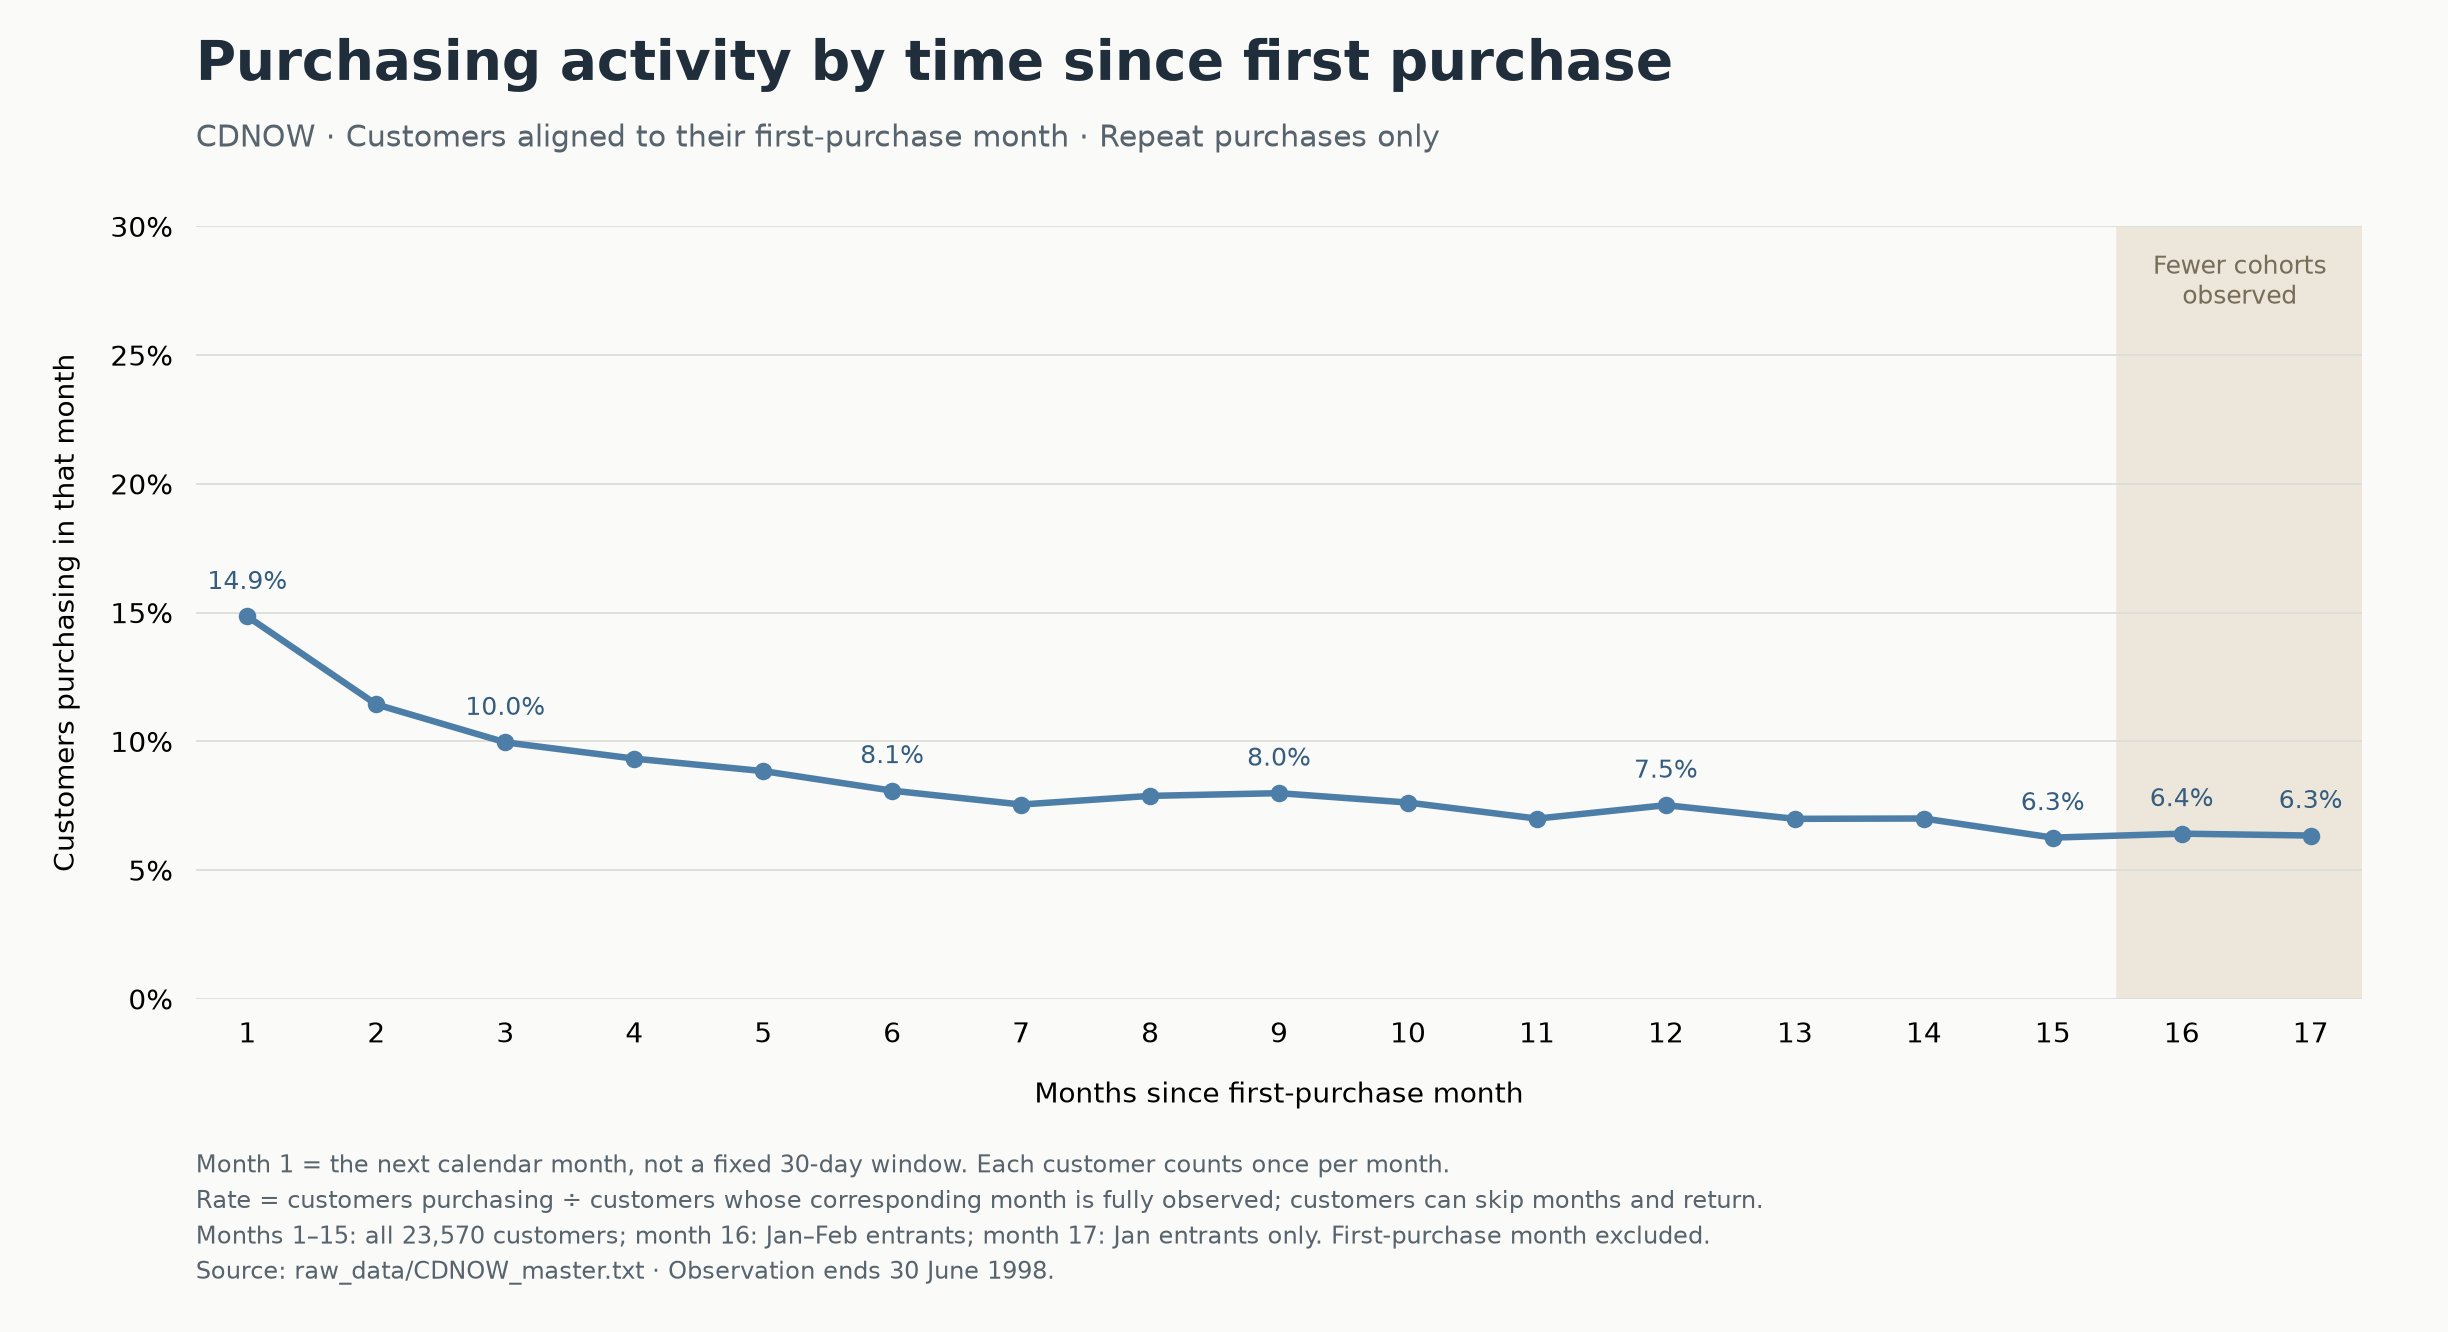

Python code for this plot:
"""Analyze calendar-month activity by customer age and observed revenue concentration.

Run: uv run --with matplotlib assets/diagrams/cdnow_activity_by_month_since_first_purchase.py
"""
from collections import defaultdict
import csv
from decimal import Decimal
from math import ceil
from pathlib import Path

import matplotlib
matplotlib.use("Agg")
import matplotlib.pyplot as plt
from matplotlib.ticker import PercentFormatter

BASE = Path(__file__).resolve().parent
customers = defaultdict(list)
for line in (BASE.parents[1] / "raw_data/CDNOW_master.txt").read_text().splitlines():
    customer, date, cds, amount = line.split()
    month = int(date[:4]) * 12 + int(date[4:6]) - 1
    customers[customer].append((month, Decimal(amount)))
assert len(customers) == 23570
assert sum(map(len, customers.values())) == 69659
end = 1998 * 12 + 5
first = {c: min(m for m, value in transactions) for c, transactions in customers.items()}
active_ages = {c: {m - first[c] for m, value in transactions} for c, transactions in customers.items()}
activity = []
for age in range(1, 18):
    eligible = [c for c in customers if first[c] + age <= end]
    active = sum(age in active_ages[c] for c in eligible)
    activity.append((age, len(eligible), active, active / len(eligible) * 100))
assert all(row[1] == 23570 for row in activity[:15])
with (BASE / "cdnow_activity_by_month_since_first_purchase.csv").open("w", newline="") as out:
    writer = csv.writer(out)
    writer.writerow(["months_since_first_purchase_month", "eligible_customers", "purchasing_customers", "purchasing_percent"])
    writer.writerows(activity)

plt.rcParams.update({"font.family": "DejaVu Sans", "font.size": 11, "text.parse_math": False})
def style(ax):
    ax.set_facecolor("#FAFAF8")
    ax.grid(axis="y", color="#DDDDD8", linewidth=.7)
    ax.set_axisbelow(True)
    ax.spines[["top", "right", "left", "bottom"]].set_visible(False)
    ax.tick_params(axis="both", length=0, pad=9)
    ax.yaxis.set_major_formatter(PercentFormatter(xmax=100, decimals=0))

fig, ax = plt.subplots(figsize=(13.6, 7.4), facecolor="#FAFAF8")
style(ax)
ax.plot([a[0] for a in activity], [a[3] for a in activity], color="#4D7EA8", marker="o", linewidth=2.6)
ax.axvspan(15.5, 17.4, color="#ECE6DB", zorder=0)
ax.text(16.45, 27, "Fewer cohorts\nobserved", ha="center", color="#786D59", fontsize=10)
ax.set_xlim(.6, 17.4)
ax.set_ylim(0, 30)
ax.set_xticks(range(1, 18))
ax.set_xlabel("Months since first-purchase month", labelpad=13)
ax.set_ylabel("Customers purchasing in that month", labelpad=12)
for age, eligible, active, share in activity:
    if age in (1, 3, 6, 9, 12, 15, 16, 17):
        ax.annotate(f"{share:.1f}%", (age, share), xytext=(0, 11), textcoords="offset points", ha="center", color="#345D7F", fontsize=10)
fig.text(.08, .94, "Purchasing activity by time since first purchase", fontsize=22, weight="bold", color="#202D3A")
fig.text(.08, .89, "CDNOW · Customers aligned to their first-purchase month · Repeat purchases only", fontsize=12, color="#57636D")
fig.text(.08, .04, "Month 1 = the next calendar month, not a fixed 30-day window. Each customer counts once per month.\nRate = customers purchasing ÷ customers whose corresponding month is fully observed; customers can skip months and return.\nMonths 1–15: all 23,570 customers; month 16: Jan–Feb entrants; month 17: Jan entrants only. First-purchase month excluded.\nSource: raw_data/CDNOW_master.txt · Observation ends 30 June 1998.", fontsize=9.5, color="#57636D", linespacing=1.5)
fig.subplots_adjust(left=.08, right=.965, top=.83, bottom=.25)
for ext in ("png", "svg"):
    fig.savefig(BASE / ("cdnow_activity_by_month_since_first_purchase." + ext), dpi=180, facecolor=fig.get_facecolor())
plt.close(fig)


print("Activity (age, eligible, purchasing, percent):")
for row in activity:
    print(row)
